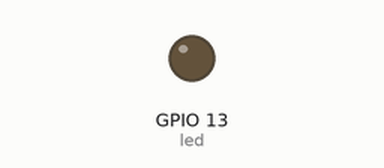
Simulated run of this sketch. Board: ESP8266 (NodeMCU). On the bench: output pins drawn as LEDs (lit = HIGH). WiFi joins after 1.5 s; servers stay silent unless stated; uploads are accepted with an empty reply; the local clock reads 2024-03-15 10:24:30 at power-on unless the sketch sets it; raw I2C reads return 0.

Above: at 2.6 s.
At 75.61 s:
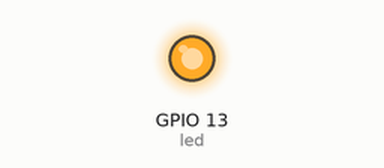
Timing chart, 0 to 76.9 s (numbered marks = the images above):
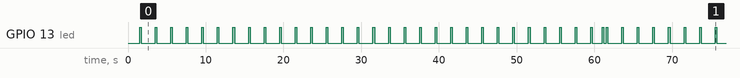

The sketch:

esp_test_sketch.ino
```cpp
#include <ArduinoJson.h>
#include <ESP8266WiFi.h>
#include <ESP8266HTTPClient.h>
#include <WiFiClient.h>
#include <DS3231.h>
#include "I2C-def-master.h"

#ifndef STASSID
#define STASSID "GrowNET"
#define STAPSK  "thereisnospoon"
#endif

const char* ssid = STASSID;
const char* password = STAPSK;

const uint8_t led = 13;

const uint32_t capacity = JSON_OBJECT_SIZE(5) + JSON_ARRAY_SIZE(2)+20;
StaticJsonDocument<capacity> jsonBuffer;

uint32_t commands_timer = 0;

DS3231  rtc(SDA, SCL);
uint64_t time_old      =  0;
uint16_t time_interval = 60;

void getServersCommand()
{
  if (WiFi.status() == WL_CONNECTED && commands_timer <= millis())
  {
    commands_timer = millis() + 2000;
    digitalWrite(led, 1);
    WiFiClient client;
    HTTPClient http;
    if (http.begin(client, "http://192.168.43.49:5000/get_command"))
    {
      int httpCode = http.GET();
      if (httpCode == HTTP_CODE_OK || httpCode == HTTP_CODE_MOVED_PERMANENTLY)
      {
        deserializeJson(jsonBuffer, http.getString());
        uint8_t relaysbyte = 0x00;
        for (uint8_t i = 0; i < sizeof(jsonBuffer["light"]); i++)
          relaysbyte += jsonBuffer["light"][i]? 0x80 >> i: 0;
        writeReg(RELAY_REG, relaysbyte);
        if (jsonBuffer.containsKey("motors"))
        {
          int16_t motorsSteps = jsonBuffer["motors"];
          setMotorGoal(motorsSteps);
        }
        if (jsonBuffer.containsKey("control"))
        {
          uint8_t control = jsonBuffer["control"];
          // TODO: Придумать, как обрабатывать или удалить
        }
        jsonBuffer.clear();
      }
      http.end();
    }
    digitalWrite(led, 0);
  }
}

void sendSensors()
{
  if (WiFi.status() == WL_CONNECTED && time_interval <= (rtc.getUnixTime(rtc.getTime()) - time_old))
  {
    digitalWrite(led, 1);
    WiFiClient client;
    HTTPClient http;
    if (http.begin(client, "http://192.168.43.49:5000/data"))
    {
      jsonBuffer.clear();
      http.addHeader("Content-Type", "application/json");

      jsonBuffer["lux"] = getUint16(LUX_DATA);
      jsonBuffer["ppm"] = getUint16(PPM_DATA);
      jsonBuffer["tds"] = getFloat(TDS_DATA);

      int httpCode = http.POST(jsonBuffer.as<String>());

      if (httpCode == HTTP_CODE_OK || httpCode == HTTP_CODE_MOVED_PERMANENTLY)
        time_old = rtc.getUnixTime(rtc.getTime());

      http.end();
      jsonBuffer.clear();
    }
    digitalWrite(led, 0);
  }
}

void setup()
{
  pinMode(led, OUTPUT);
  digitalWrite(led, 0);

  WiFi.mode(WIFI_STA);
  WiFi.begin(ssid, password);

  // Wait for connection
  while (WiFi.status() != WL_CONNECTED);

  rtc.begin();
  time_old = rtc.getUnixTime(rtc.getTime());
}

void loop()
{
  getServersCommand();
  sendSensors();
}
```

I2C-def-master.h
```cpp
#ifndef I2C_DEF_MASTER
#define I2C_DEF_MASTER
#import <Wire.h>

// По сути, можно сильно не упрощать разработку
//     и просто прописать адреса и команды.

#define ARDUINO_ADDRESS 0x34

#define MOTOR_REG 0x00
#define RELAY_REG 0x02
#define  LUX_DATA 0x04
#define  PPM_DATA 0x06
#define  TDS_DATA 0x08

void writeReg(const uint8_t numReg, uint8_t data)
{
    Wire.beginTransmission(ARDUINO_ADDRESS);
    Wire.write(numReg);
    Wire.write(data);
    Wire.endTransmission();
}

uint8_t readReq(const uint8_t numReg)
{
    Wire.beginTransmission(ARDUINO_ADDRESS);
    Wire.write(numReg);
    Wire.endTransmission();
    Wire.requestFrom(ARDUINO_ADDRESS, 1);
    while (!Wire.available());
    return Wire.read();
}

void setMotorGoal(int16_t goal)
{
    uint8_t* goalAdr = (uint8_t*)&goal;
    Wire.beginTransmission(ARDUINO_ADDRESS);
    Wire.write(MOTOR_REG);
    Wire.write(goalAdr[0]);
    Wire.write(goalAdr[1]);
    Wire.endTransmission();
}

uint16_t getUint16(const uint8_t numReg)
{
    uint16_t data = 0x0000;
    Wire.beginTransmission(ARDUINO_ADDRESS);
    Wire.write(numReg);
    Wire.endTransmission();
    Wire.requestFrom(ARDUINO_ADDRESS, 2);
    while (!Wire.available());
    data = Wire.read();
    data = data << 8 + Wire.read();
    return data;
}

float getFloat(const uint8_t numReg)
{
    float result = 0;
    uint8_t* data = (uint8_t*)&result;
    Wire.beginTransmission(ARDUINO_ADDRESS);
    Wire.write(numReg);
    Wire.endTransmission();
    Wire.requestFrom(ARDUINO_ADDRESS, 4);
    while (!Wire.available());
    for (uint8_t i = 0; i < 4; i++)
        data[i] = Wire.read();
    return result;
}

#endif
```

Measured:
- by itself, GPIO 13 (led): moves between LOW and HIGH, repeating every 58.0 s
- by itself, everything shown: repeats every 58.0 s, in 60 steps
